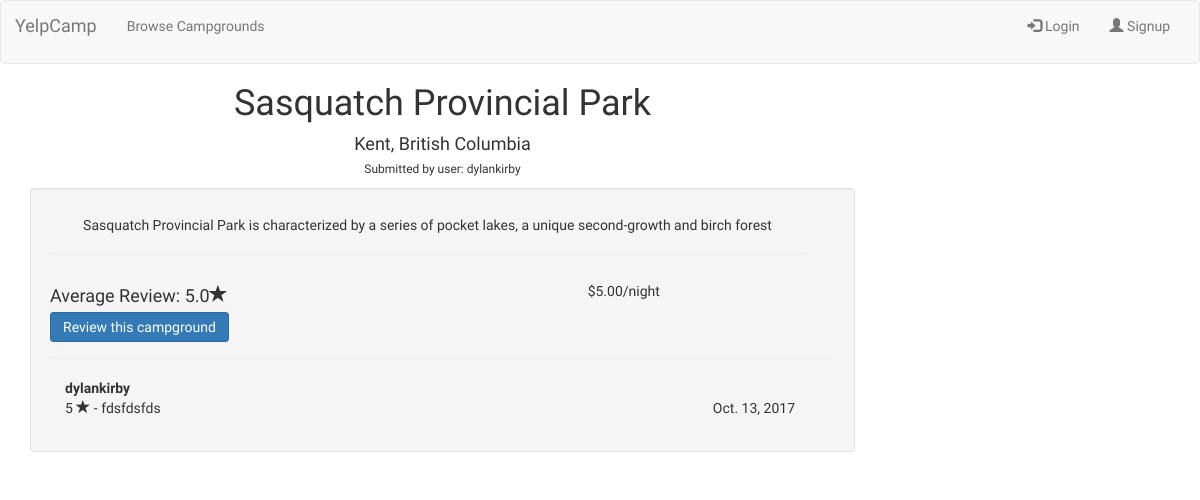
The app's page /campgrounds/2, older data.
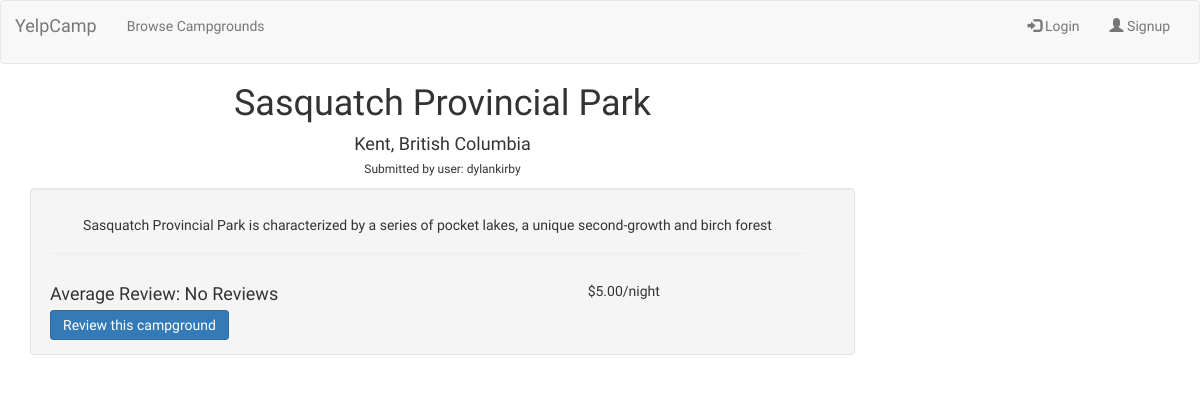
The same page, newer data.
### campgrounds/models.py (models this page shows, shortened)
class Review(models.Model):
	author = models.ForeignKey('auth.User', related_name='my_reviews', unique=True)
	campground = models.ForeignKey(Campground, related_name='reviews')
	comment = models.CharField(max_length=256, blank=True)
	RATINGS = (
		(1, 'Bad (1)'),
		(2, 'Ok (2)'),
		(3, 'Average (3)'),
		(4, 'Good (4)'),
		(5, 'Great (5)'),
	)
	rating = models.IntegerField(default=5, choices=RATINGS)
	date = models.DateTimeField(default=timezone.now())

### campgrounds/views.py (the view)
# urls.py: url(r'^(?P<pk>\d+)$', views.CampgroundDetail.as_view(), name='details'),
class CampgroundDetail(generic.DetailView):
	model = Campground
	def get_context_data(self, **kwargs):
		context = super(CampgroundDetail, self).get_context_data(**kwargs)
		context['rating'] = self.object.reviews.aggregate(Avg('rating'))
		return context

### campgrounds/templates/campgrounds/campground_detail.html (shortened to what this page needs)
{% extends 'campgrounds/campground_base.html' %}
{% block pre_camp %}
<div class="container">
	<div class="col-md-9 text-center">
		<h1 class="camp-title">{{campground.name}}</h1>
		<h4>{{campground.city}}, {{campground.province}}</h4>
		<h6 class="text-center">Submitted by user: {{campground.author}} </h6>
	</div>
</div>
{% endblock %}
{% block camp %}
<div class="container">
	<div class="col-md-9">
	</div>
</div>
{% endblock %}
{% block post_camp %}
<div class="container" id="review-container">
	<div class="col-md-9">
		<div class="well">
			<div class="row">
				<div class="col-md-12 text-center">
					<h5>{{campground.short_description}}</h5>
					<hr>
				</div>
				<div class="col-md-6">
					{% if rating.rating__avg == none %}
						<h4>Average Review: No Reviews</h4>
					{% else %}
						<h4>Average Review: {{rating.rating__avg}}<span class="glyphicon glyphicon-star"></span></h4>
					{% endif %}
				</div>
				<div class="col-md-6 text-center">
					{% if campground.price_per_night %}
						{% if campground.price_per_night == 0.00 %}
							<h5>Free</h5>
						{% else %}
							<h5>${{campground.price_per_night}}/night</h5>
						{% endif %}
					{% else %}
						<h5>No Price Listed</h5>
					{% endif %}
				</div>
				<div class="col-md-12">
					<div class="text-left">
						<a href="{% url 'campgrounds:add_review' pk=campground.pk %}" class="btn btn-primary review-btn">Review this campground</a>
					</div>
				</div>
			</div>
			{% if campground.reviews.all %}
				<hr>
				<div class="container">
				{% for review in campground.reviews.all %}
					<div class="row review-box">
						<div class="col-md-8">
							<strong>{{review.author}}</strong>
							<p class="review-text">
								{{review.rating}} <span class="glyphicon glyphicon-star"></span> - {{review.comment}}
								<span class="pull-right">{{review.date.date}}</span>
							</p>
						</div>
					</div>
				{% endfor %}
			{% endif %}
			</div>
		</div>
	</div>
</div>
{% endblock %}

Row changes from the older to the newer data that the page shows:
removed Review: author "dylankirby", rating "5", comment "fdsfdsfds", date "Oct. 13, 2017"
Text that changed along with them:
{{ rating.rating__avg }}: "5.0" → (not shown)
text no longer shown: "Average Review:"
text now shown: "Average Review: No Reviews"
